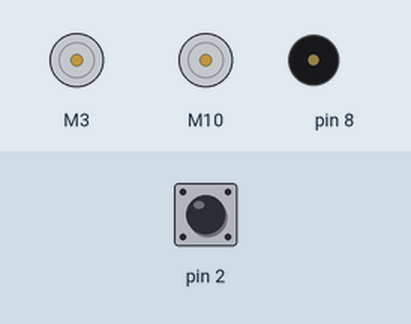
Simulated run of this sketch. Board: Arduino Uno, built with avr-gcc and run on an emulated ATmega328P. On the bench: 2 × DC motor (green arrow = forward, orange = backward, longer = faster), buzzer (waves = sounding). Inputs (shaded band) come from the test bench; at power-on: pin 2 HIGH.

Above: at 0.8 s.
0.9 s: pin 2 pulled LOW for 0.15 s
At 1.1 s:
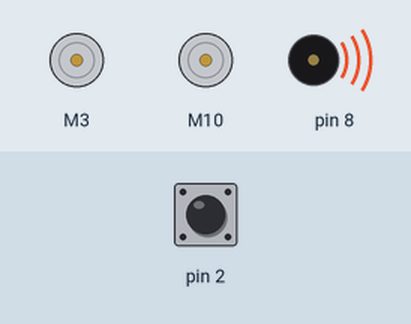
At 2.8 s:
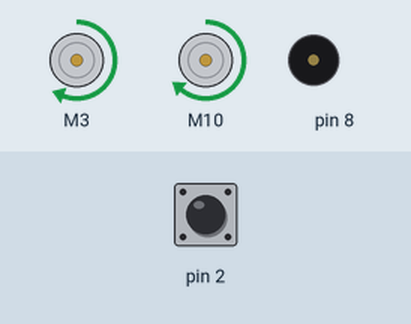
Timing chart, 0 to 5.8 s (numbered marks = the images above; inputs shaded):
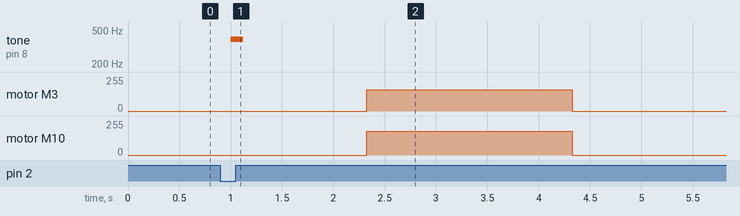

Measured:
- after the input at 0.9 s, tone on pin 8: silent → 392 Hz after 0.10 s, → silent 0.13 s later; motor M3: stopped → forward 160/255 after 1.4 s, → stopped 2.0 s later; motor M10: stopped → forward 180/255 after 1.4 s, → stopped 2.0 s later

The sketch:

Robo.ino
```cpp
#include "CytronMotorDriver.h"
CytronMD motorL(PWM_PWM,3,9);
CytronMD motorR(PWM_PWM,10,11);
void setup() {
  pinMode(2,INPUT_PULLUP);
  while(digitalRead(2)== HIGH);
  delay(100);
  tone(8,392,125);  delay(325);
  delay(1000);

  forward(); delay(2000);
  stops();delay(1000);

}

void loop() {

}

void forward(){
  motorL.setSpeed(160);
  motorR.setSpeed(180);
  }
void stops(){
  motorL.setSpeed(0);
  motorR.setSpeed(0);
  }
void TL(){
  motorL.setSpeed(-150);
  motorR.setSpeed(150);
  }

void TR(){
  motorL.setSpeed(150);
  motorR.setSpeed(-150);
  }
```
